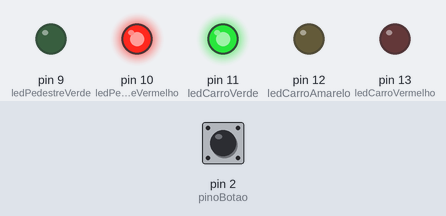
This sketch was run on a simulated Arduino Uno, built with avr-gcc and run on an emulated ATmega328P. On the bench: output pins drawn as LEDs (lit = HIGH). The test bench sets the inputs (shaded band); at power-on: pin 2 (pinoBotao) HIGH.

Above: at 1.2 s.
1.3 s: pin 2 (pinoBotao) pulled LOW for 0.15 s
At 2.5 s:
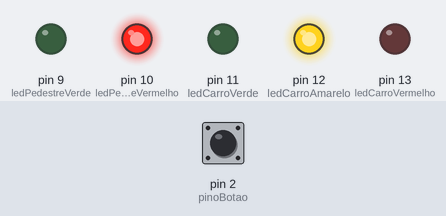
At 6.7 s:
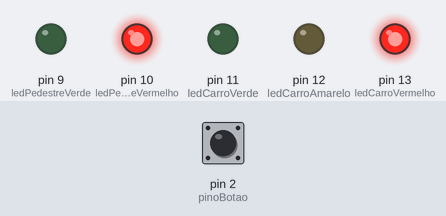
13.4 s: pin 2 (pinoBotao) pulled LOW for 3.2 s
At 21.6 s:
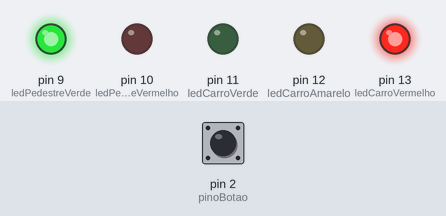
Timing chart, 0 to 23.1 s (numbered marks = the images above; inputs shaded):
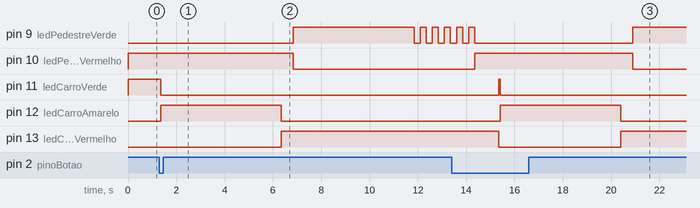

The sketch:

Q4.ino
```cpp
// Pinos para os LEDs dos carros
int ledCarroVermelho = 13;
int ledCarroAmarelo = 12;
int ledCarroVerde = 11;
// Pinos para os LEDs dos pedestres
int ledPedestreVermelho = 10;
int ledPedestreVerde = 9;
// Pino para o botão
int pinoBotao = 2;
void setup() {
pinMode(ledCarroVermelho, OUTPUT);
pinMode(ledCarroAmarelo, OUTPUT);
pinMode(ledCarroVerde, OUTPUT);
pinMode(ledPedestreVermelho, OUTPUT);
pinMode(ledPedestreVerde, OUTPUT);
pinMode(pinoBotao, INPUT_PULLUP); // Usa resistor interno
}
void loop() {
// Rotina normal: sinal verde para carros
digitalWrite(ledCarroVerde, HIGH);
digitalWrite(ledPedestreVermelho, HIGH);
// Verifica se o botão foi pressionado
if (digitalRead(pinoBotao) == LOW) {
delay(50); // Anti-bouncing do botão
// Inicia a transição para o pedestre
digitalWrite(ledCarroVerde, LOW);
digitalWrite(ledCarroAmarelo, HIGH);
delay(5000); // Sinal amarelo
digitalWrite(ledCarroAmarelo, LOW);
digitalWrite(ledCarroVermelho, HIGH);
delay(500);
// Libera para o pedestre
digitalWrite(ledPedestreVermelho, LOW);
digitalWrite(ledPedestreVerde, HIGH);
delay(5000); // Tempo de travessia
// Alerta para fim do tempo
for (int i = 0; i < 5; i++) {
digitalWrite(ledPedestreVerde, LOW);
delay(250);
digitalWrite(ledPedestreVerde, HIGH);
delay(250);
}
// Volta ao estado inicial
digitalWrite(ledPedestreVerde, LOW);
digitalWrite(ledPedestreVermelho, HIGH);
delay(1000);
digitalWrite(ledCarroVermelho, LOW);
}
}
```

Measured:
- after the input at 1.3 s, pin 9 (ledPedestreVerde): LOW → HIGH after 5.6 s, then repeats every 0.50 s: LOW 0.25 s, HIGH 0.25 s; pin 10 (ledPedestreVermelho): HIGH → LOW after 5.6 s; pin 11 (ledCarroVerde): HIGH → LOW after 0.05 s; pin 12 (ledCarroAmarelo): LOW → HIGH after 0.05 s, → LOW 5.0 s later; pin 13 (ledCarroVermelho): LOW → HIGH after 5.1 s
- after the input at 13.4 s, pin 12 (ledCarroAmarelo): LOW → HIGH after 2.0 s, → LOW 5.0 s later
